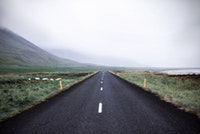
//> input picture VP/img/road.jpg, 200 x 134 px
$ ./src   (built with g++ and OpenCV 4)
//> lines starting //> are read from the running program, lines starting //| are printed output that depends on the picture; after the words box and inside, x2 and y2 are one past the last pixel; in counts of white or black regions, pixels touching at a corner belong together
#include <opencv2/core/core.hpp>
#include <opencv2/imgproc/imgproc.hpp>
#include <opencv2/highgui/highgui.hpp>
#include <algorithm>
#include <functional>
#include <numeric>
#include <iostream>
#include <string>
#include <time.h>

#include <iomanip>
#include <mmintrin.h>
#include <sstream>
using namespace cv;
using namespace std;
#define PI 3.141592653f
struct vals {
	float arc;
	float d;
};
vals arcMatrix[200][400];
Mat oddKernels[36], evenKernels[36];

void myGaborKernel(float theta, Mat &oddKernel, Mat &evenKernel)
{
	//gittest
	float lamda = 5.0f;
	int size_kernel = 17;
	float sigma = (float)size_kernel / 9.0f;
	int k = (size_kernel - 1) / 2;
	oddKernel.create(size_kernel, size_kernel, CV_32F);
	evenKernel.create(size_kernel, size_kernel, CV_32F);
	for (int x = -1 * k; x <= k; x++)
		for (int y = -1 * k; y <= k; y++)
		{
			float a = x*cos(theta) + y*sin(theta);
			float b = y*cos(theta) - x*sin(theta);
			float oddResp = exp(-1.0f / 8.0f / sigma / sigma*(4.0f*a*a + b*b)) * sin(2.0f*PI*a / lamda);
			float evenResp = exp(-1.0f / 8.0f / sigma / sigma*(4.0f*a*a + b*b)) * cos(2.0f*PI*a / lamda);
			oddKernel.at<float>(x + k, y + k) = oddResp;
			evenKernel.at<float>(x + k, y + k) = evenResp;
		}

	float u1 = mean(oddKernel)[0];
	float u2 = mean(evenKernel)[0];
	float *f1 = (float*)oddKernel.datastart;
	float *f2 = (float*)oddKernel.dataend;
	//Mat_<float>::iterator oddit1 = oddKernel.begin<float>(), oddit2 = oddKernel.end<float>();
	//Mat_<float>::iterator evenit1 = evenKernel.begin<float>(), evenit2 = evenKernel.end<float>();

	for (int i = 0; i < size_kernel; i++)
	{
		for (int j = 0; j < size_kernel; j++)
		{
			oddKernel.at<float>(i, j) = oddKernel.at<float>(i, j) - u1;
			evenKernel.at<float>(i, j) = evenKernel.at<float>(i, j) - u2;
		}
	}

	//get the L2Norm
	float l2sum1 = 0, l2sum2 = 0;
	float x=0,y=0;
	for(int i=0;i<size_kernel;i++){
		for(int j=0;j<size_kernel;j++){
			x=oddKernel.at<float>(i,j);
			y=evenKernel.at<float>(i,j);
			l2sum1+=x*x;
			l2sum2+=y*y;
		}
	}
	//for_each(oddit1, oddit2, [&l2sum1](float x) { l2sum1 += x*x; });
	//for_each(evenit1, evenit2, [&l2sum2](float x) { l2sum2 += x*x; });
	l2sum1 /= (17.0f*17.0f);
	l2sum2 /= (17.0f*17.0f);
	//divide the L2Norm
	for (int i = 0; i < size_kernel; i++)
		for (int j = 0; j < size_kernel; j++)
		{
			oddKernel.at<float>(i, j) = oddKernel.at<float>(i, j) / l2sum1;
			evenKernel.at<float>(i, j) = evenKernel.at<float>(i, j) / l2sum2;
		}
	// [16 lines of commented-out code are left out]
}


Mat computeVpScore(string filePath)
{
	Mat image_origin = imread(filePath);
	Mat img_gray, img_float;
	cvtColor(image_origin, img_gray, CV_RGB2GRAY);
	img_gray.convertTo(img_float, CV_32F);

	int n_theta = 36;
	int width = 128;
	float scale_factor = (float)width / (float)image_origin.cols;
	Mat image(img_gray.rows * scale_factor, width, CV_32F);
	resize(img_float, image, image.size());
	int m = image.rows, n = image.cols;
	cout << img_gray.rows << endl;

	//Mat scores(m, n, CV_32F);
	float scores[85][128];
	float ***gabors = new float**[m];
	//for_each(gabors, gabors + m, [n](float** &x) {x = new float*[n]; });
	//for_each(gabors, gabors + m, [n, n_theta](float** x) {for_each(x, x + n, [&, n_theta](float* &y) { y = new float[n_theta]; }); });
	for( int i=0;i<m;i++){
		gabors[i]=new float*[n];
		for(int j=0;j<n;j++)
			gabors[i][j]=new float[n_theta];
	}
	//Mat filtered(image.rows, image.cols, CV_32F);
	Mat	oddfiltered(image.rows, image.cols, CV_32F), evenfiltered(image.rows, image.cols, CV_32F);
	//float filtered[85][128];
	for (int t = 0; t < n_theta; t++)
	{
		filter2D(image, oddfiltered, -1, oddKernels[t]);
		filter2D(image, evenfiltered, -1, evenKernels[t]);

		for (int i = 0; i < m; i++)
			for (int j = 0; j < n; j++)
				//filtered.at<float>(i, j) = pow(oddfiltered.at<float>(i, j), 2.0f) + pow(evenfiltered.at<float>(i, j), 2.0f);
				gabors[i][j][t] = pow(oddfiltered.at<float>(i, j), 2.0f) + pow(evenfiltered.at<float>(i, j), 2.0f);

		// [4 lines of commented-out code are left out]
	}
	cout << image.rows << endl;
	cout << image.cols << endl;

	//Mat directions(image.rows, image.cols, CV_8U);
	//Mat confidences(image.rows, image.cols, CV_32F);
	//float confidences[85][128];
	uchar directions[85][128];

	for (int i = 0; i < m; i++)
		for (int j = 0; j < n; j++)
		{

			int idx = (float)(max_element(gabors[i][j], gabors[i][j] + n_theta) - gabors[i][j]);
			//directions.at<uchar>(i, j) = (uchar)idx;
			directions[i][j] = (uchar)idx;
			// [6 lines of commented-out code are left out]
		}

	int thresh = 2.0f * 180.0f / (float)n_theta;
	int r = (m + n) / 7;
	float r_dia = sqrtf(m*m + n*n);
	int gamma, c;
	for (int i = 0; i < m; i++)
	{
		for (int j = 0; j < n; j++)
		{
			//scores.at<float>(i, j) = 0;
			scores[i][j]=0;
			float tmepScore = 0;
			for (int i1 = i + 1; i1 < m && i1<i + 40; i1++)
			{
				for (int j1 = 0; j1 < n; j1++)
				{
					//c = (float)directions.at<uchar>(i1, j1) / (float)n_theta * 180.0f;
					//cout << "c->" + c << endl;
				    c = (float)directions[i1][j1] / (float)n_theta * 180.0f;
					// [5 lines of commented-out code are left out]
					gamma = arcMatrix[i1 - i][j1 - j + 200].arc;

					if (abs(c - gamma) < thresh/* && confidences.at<float>(i1, j1) > 0.35*/)
					{
						//tmepScore += 1 / (1 + pow(c - gamma, 2.0f)*pow(d / r_dia, 2.0));
						tmepScore += 1;
					}
				}
			}
			//scores.at<float>(i, j) = tmepScore;
			scores[i][j] = tmepScore;
		}
	}

	Point p_max, p_min;
	double score_max, score_min;
	Mat matscores(m, n, CV_32F);
	memcpy(matscores.data, scores, m*n * sizeof(float));
	cv::minMaxLoc(matscores, &score_min, &score_max, &p_min, &p_max);
	float scale = score_max / 255.0f;
	//for (int i = 0; i < m; i++)
	//	for (int j = 0; j < n; j++)
	//		matscores.at<float>(i, j) = round(matscores.at<float>(i, j) / scale);

	cv::circle(image_origin, cvPoint(p_max.x / scale_factor, p_max.y / scale_factor), 10, Scalar(0), 5, 8, 0);
	namedWindow( "Display window", WINDOW_AUTOSIZE );// Create a window for display.
    	imshow( "Display window", image_origin );                   // Show our image inside it.

    	waitKey(0);
	//Release memory
	for (int i = 0; i < m; i++)
		for (int j = 0; j < n; j++)
			delete[] gabors[i][j];
	for (int i = 0; i < m; i++)
		delete[] gabors[i];
	delete[] gabors;
	//cout << scores;
	return image_origin;

}

int main()
{
	for (int j = 0; j < 200; j++)
	{
		for (int i = 0; i < 400; i++)
		{
			float t1 = sqrtf(pow(i - 200.0f, 2.0f) + pow(j, 2.0f));
			arcMatrix[j][i].arc = acos((200.0f - (float)i) / t1) / PI * 180.0f;
			arcMatrix[j][i].d = t1;
			//cout << j << ' ' << i << ' ' << arcMatrix[j][i].arc << ' ' << t1<<"   ";
		}
		//cout << endl;
	}
	int n_theta = 36;
	for (int t = 0; t < n_theta; t++)
	{
		float theta = PI*(float)t / (float)n_theta;
		Mat oddKernel(17, 17, CV_32F), evenKernel(17, 17, CV_32F);
		myGaborKernel(theta, oddKernels[t], evenKernels[t]);
	}
	//visit("img", computeVpScore);
	computeVpScore("road.jpg");
//> in computeVpScore, image_origin is the input picture: 134 rows x 200 cols, CV_8UC3; mean B, G, R 151.2, 146.2, 144
//> in computeVpScore, `resize(img_float, image, image.size());`:
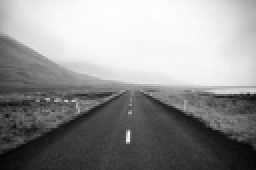
//> image: 85 rows x 128 cols, CV_32FC1 (shown 2 times larger); min 3.63, max 253.4, mean 147.4
//| 134
//> the loop in computeVpScore, `for (int t = 0; t < n_theta; t++)` made 36 passes
//> pass 1, in computeVpScore, `filter2D(image, oddfiltered, -1, oddKernels[t]);`:
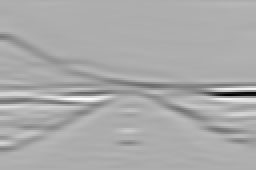
//> oddfiltered: 85 rows x 128 cols, CV_32FC1 (shown 2 times larger); min -36245, max 16874.6, mean -681.8; drawn with min black and max white
//> pass 1, in computeVpScore, `filter2D(image, evenfiltered, -1, evenKernels[t]);`:
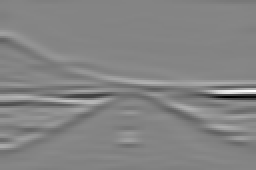
//> evenfiltered: 85 rows x 128 cols, CV_32FC1 (shown 2 times larger); min -31637.2, max 29342.5, mean -10.3; drawn with min black and max white
//> after the loop in computeVpScore, `for (int t = 0; t < n_theta; t++)`:
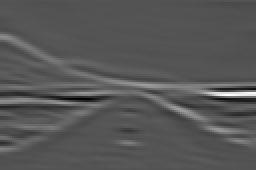
//> oddfiltered: 85 rows x 128 cols, CV_32FC1 (shown 2 times larger); min -16730, max 34122, mean 687.5; drawn with min black and max white
//| 85
//| 128
//> the loop in computeVpScore, `for (int i = 0; i < m; i++)` made 85 passes
//> c on passes 1 to 12: 90, 0, 0, 0, 0, 0, 0, 0, 0, 0, 0, 0
//> after the loop in computeVpScore, `for (int i = 0; i < m; i++)`: c = 90
//> in computeVpScore, `memcpy(matscores.data, scores, m*n * sizeof(float));`:
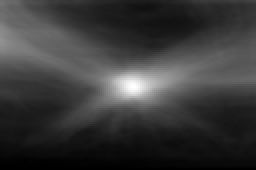
//> matscores: 85 rows x 128 cols, CV_32FC1 (shown 2 times larger); min 0, max 2178, mean 496; drawn with min black and max white
//> in computeVpScore, `cv::minMaxLoc(matscores, &score_min, &score_max, &p_min, &p_max);`: score_min = 0; score_max = 2178; p_min = Point(0, 83); p_max = Point(66, 43)
//> in computeVpScore, `float scale = score_max / 255.0f;`: scale = 8.54
//> in computeVpScore, `cv::circle(image_origin, cvPoint(p_max.x / scale_factor, p_max.y / sca..`:
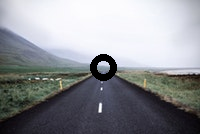
//> image_origin: 134 rows x 200 cols, CV_8UC3; 1.58% of pixels changed, all inside (x1, y1, x2, y2) = (90, 54, 117, 81)
	// [16 lines of commented-out code are left out]
	system("pause");
	return 0;
}
